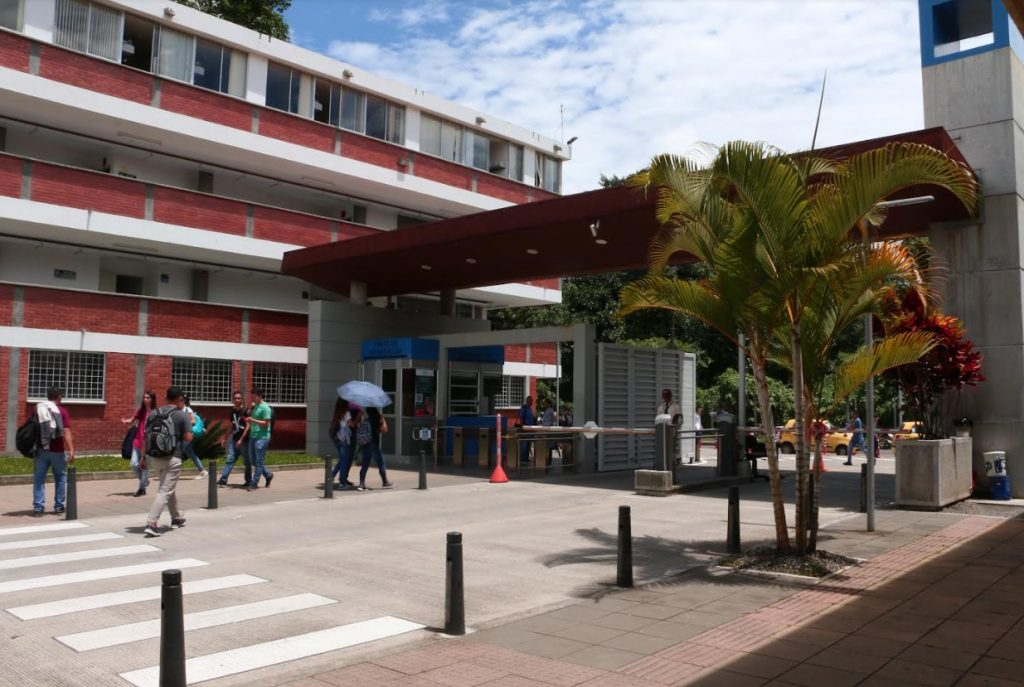
#> input picture imagenes/1.jpg, 1024 x 687 px
$ python invertida.py
#> lines starting #> are read from the running program, lines starting #| are printed output that depends on the picture
### procesamiento.py
import numpy as np

def procesamiento(Imagen1, Imagen2, factor):
    return (Imagen1 * factor) + (Imagen2 * (1-factor))


# [54 lines left out: functions capaRoja, capaAzul, capaVerde, capaAmarillo, capaCyan, capaMagenta and 1 more, not called in this run]


def invertida(imagen):
    return 1 - imagen

def capaGrises(imagen):
    imgC = np.copy(imagen)
    imgC = (imgC[:,:,0] + imgC[:,:,1] + imgC[:,:,2]) / 3
    return imgC

# [4 lines left out: function luminosidad, not called in this run]

def midgray(imagen):
    imgC = np.copy(imagen)
    imgC = np.maximum(imgC[:,:,0], imgC[:,:,1], imgC[:,:,2]) + np.minimum(imgC[:,:,0], imgC[:,:,1], imgC[:,:,2])
    return imgC

# [49 lines left out: functions ajustarBillo, ajustarBilloCanal, aumentarContraste, binarizar, zoom, termica and 1 more, not called in this run]


def invertida(imagen):
    """Calcula el negativo de la imagen."""
    return 1.0 - imagen

# [23 lines left out: functions ajustarBrillo, aumentarContraste, binarizar, rotar_imagen, not called in this run]

### invertida.py
import matplotlib.pyplot as plt
import numpy as np
import procesamiento as prot

Imagen1 = plt.imread('imagenes/1.jpg') / 255

fig, axs = plt.subplots(2, 2, figsize=(10, 8))
fig.suptitle("Capas CMYK")


img = prot.invertida(Imagen1 )
#> in invertida, `return 1.0 - imagen`:
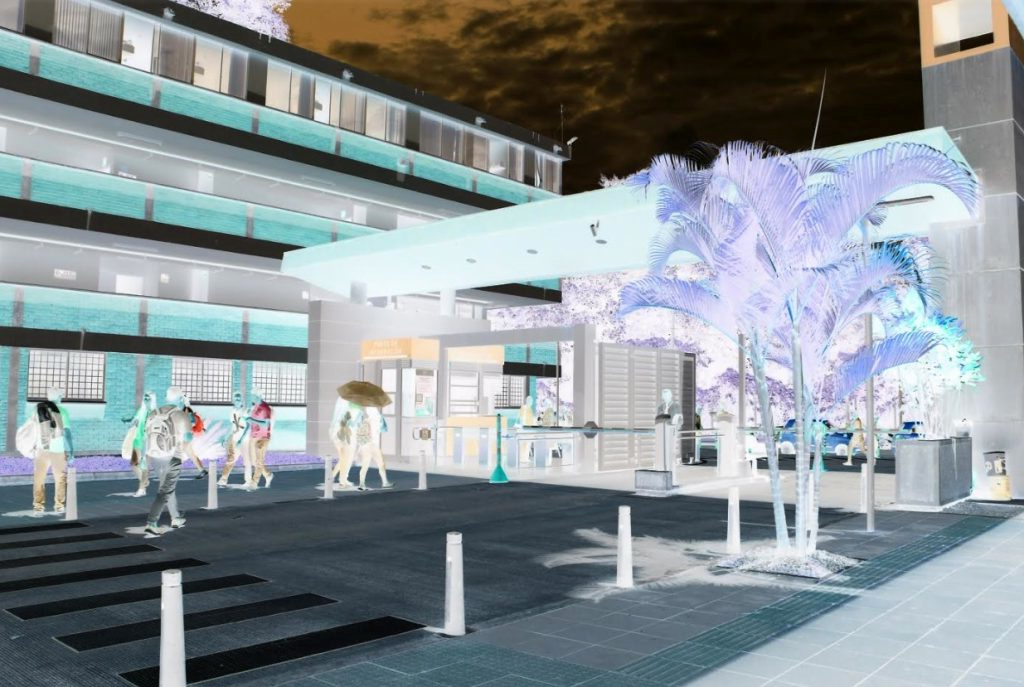
#> returned value: shape (687, 1024, 3) float64; mean of channels 0, 1, 2 0.529, 0.565, 0.581; drawn as R, G, B
axs[0, 0].imshow(img)
axs[0, 0].set_title("Invertida")
axs[0, 0].axis("off")

img = prot.capaGrises(Imagen1)
#> in capaGrises, `imgC = (imgC[:,:,0] + imgC[:,:,1] + imgC[:,:,2]) / 3`:
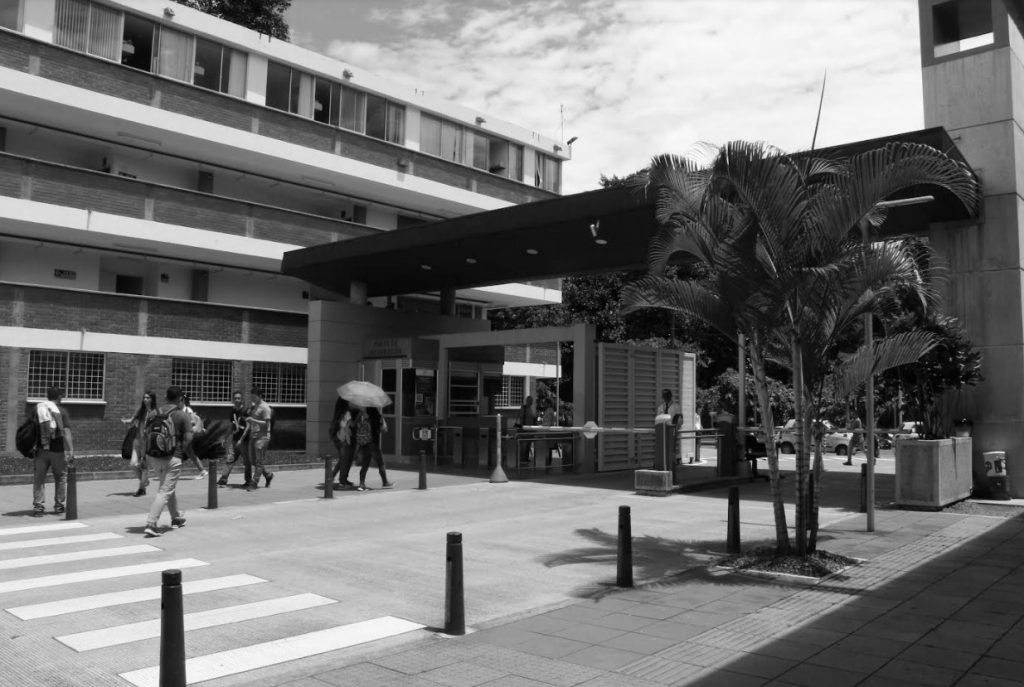
#> imgC: shape (687, 1024) float64; min 0, max 0.999, mean 0.441
axs[0, 1].imshow(img, cmap="gray")
axs[0, 1].set_title("Escala grises")
axs[0, 0].axis("off")


img = prot.capaGrises(Imagen1)
axs[1, 0].imshow(img, cmap="gray")
axs[1, 0].set_title("Luminosidad")
axs[0, 0].axis("off")

img = prot.midgray(Imagen1)
#> in midgray, `imgC = np.maximum(imgC[:,:,0], imgC[:,:,1], imgC[:,:,2]) + np.minimum(..`:
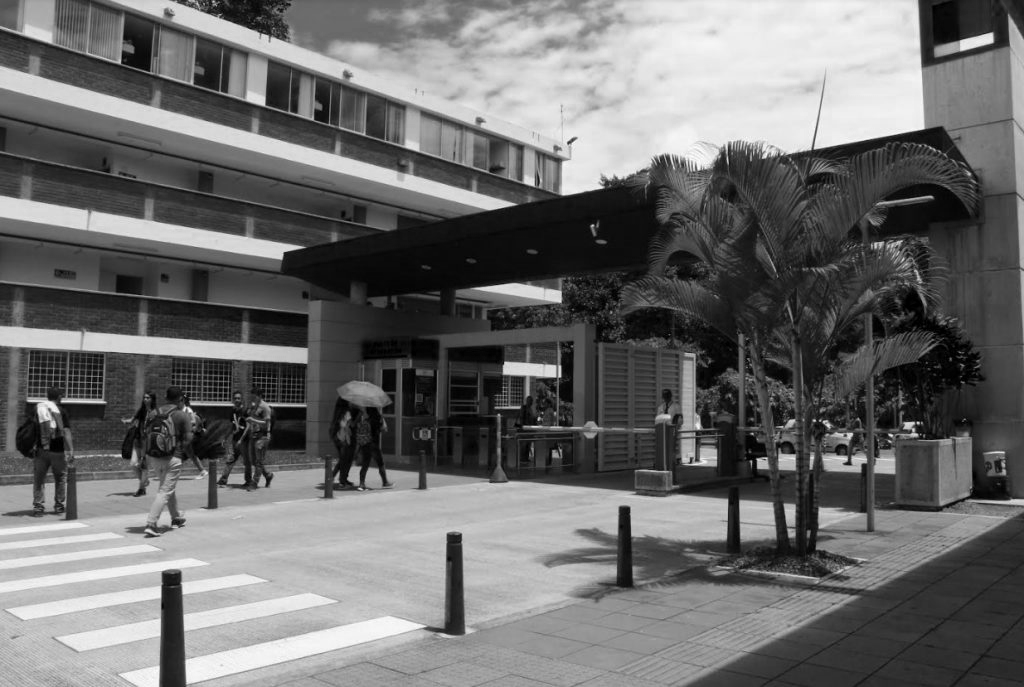
#> imgC: shape (687, 1024) float64; min 0, max 2, mean 0.849; drawn with min black and max white
axs[1, 1].imshow(img, cmap="gray")
axs[1, 1].set_title("midgray")
axs[0, 0].axis("off")

plt.tight_layout()
plt.show()
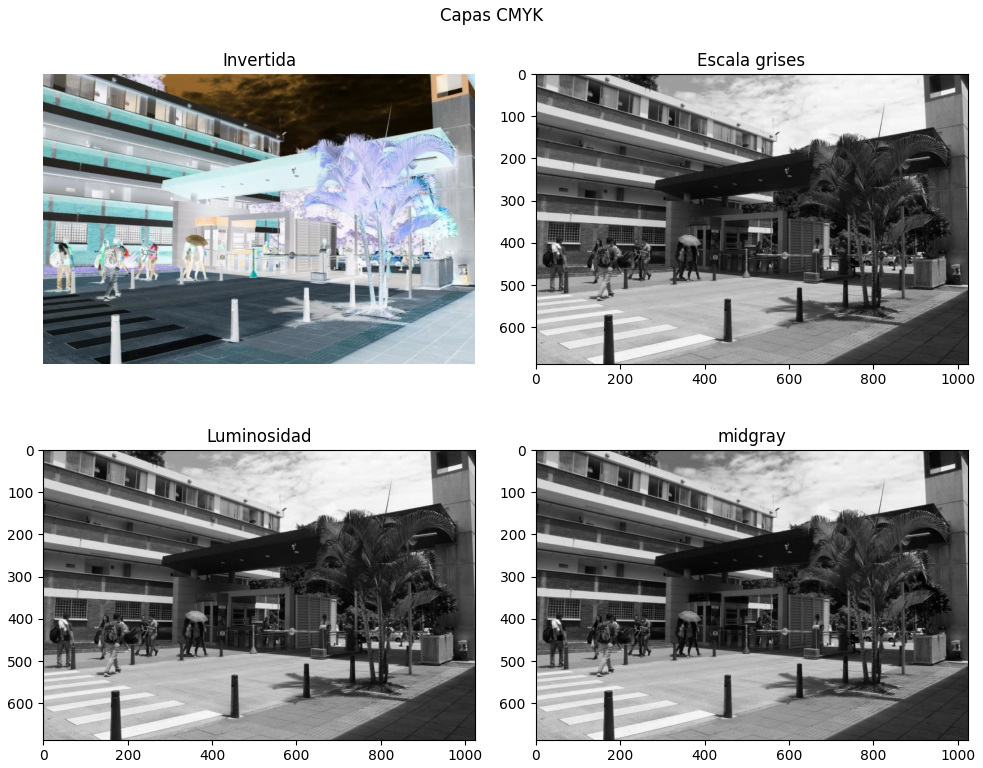
#> figure drawn by matplotlib, 4 panels
